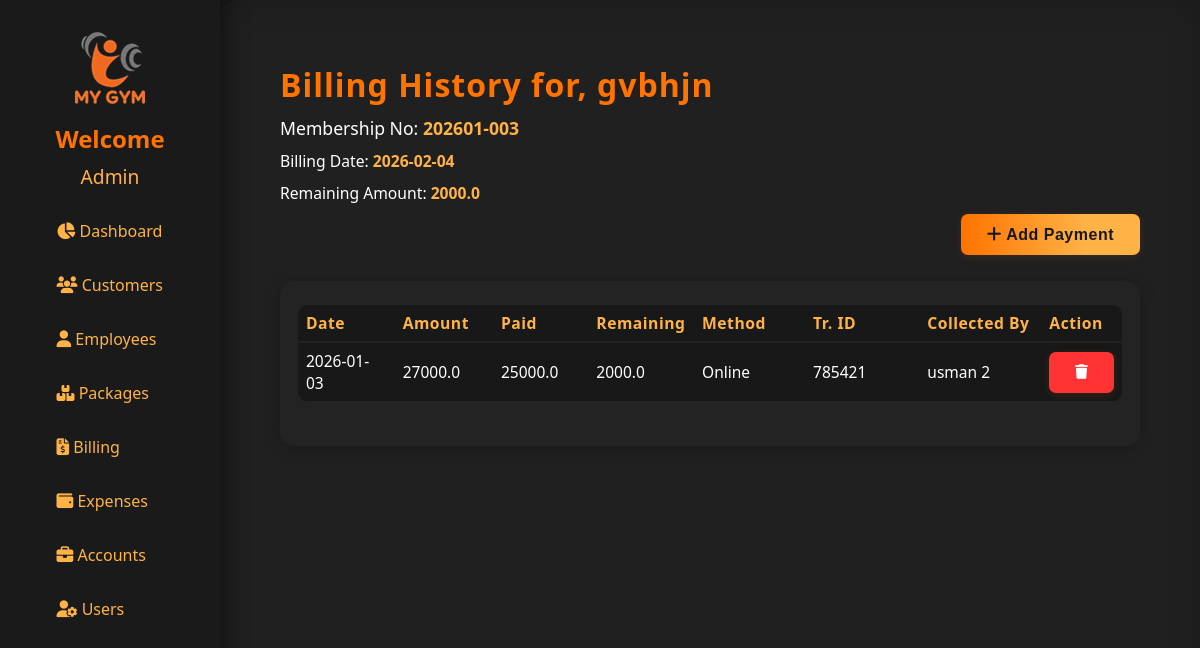
Page /billing_history/09876-5467890-9 (signed in) on the committed database.
### models.py (models this page shows, shortened)
class User(UserMixin, db.Model):
    id = db.Column(db.Integer, primary_key=True)
    username = db.Column(db.String(80), unique=True, nullable=False)
    password_hash = db.Column(db.String(128))
    thumb_id = db.Column(db.String(100))
    role_id = db.Column(db.String(100))

class Customer(db.Model):
    id = db.Column(db.Integer, primary_key=True)
    membership_no = db.Column(db.String(20), unique=True)
    admission_date = db.Column(db.Date)
    type = db.Column(db.String(32))
    package_id = db.Column(db.Integer, db.ForeignKey('packages.id'))
    status = db.Column(db.String(20), default="Not Paid")
    billing_date = db.Column(db.Date)
    name = db.Column(db.String(120), nullable=False)
    email = db.Column(db.String(120))
    father_or_husband = db.Column(db.String(120))
    cnic = db.Column(db.String(20))
    gender = db.Column(db.String(20))
    marital_status = db.Column(db.String(20))
    blood_group = db.Column(db.String(10))
    dob = db.Column(db.Date)
    height = db.Column(db.Float)
    weight = db.Column(db.Float)
    waist = db.Column(db.Float)
    profession = db.Column(db.String(120))
    nationality = db.Column(db.String(50))
    address = db.Column(db.String(200))
    phone = db.Column(db.String(30))
    emergency_contact = db.Column(db.String(30))
    package = db.Column(db.String(50))
    personal_training_time = db.Column(db.String(50))
    trainer = db.Column(db.String(50))
    bmi_test = db.Column(db.String(10))  # 'Yes' or 'No'
    bmi_value = db.Column(db.Float)
    illnesses = db.Column(db.String(200))
    illness_other = db.Column(db.String(100))
    join_reasons = db.Column(db.String(200))
    terms_accepted = db.Column(db.Boolean, default=False)
    thumb_id = db.Column(db.String(100))
    invoices = db.relationship('Invoice', backref='customer', cascade="all, delete-orphan")
    billings = db.relationship('Billing', backref='customer', primaryjoin="Customer.cnic == foreign(Billing.customer_cnic)", cascade="all, delete-orphan")
    billing_histories = db.relationship('BillingHistory', backref='customer', primaryjoin="Customer.cnic == foreign(BillingHistory.customer_cnic)", cascade="all, delete-orphan")

class Billing(db.Model):
    id = db.Column(db.Integer, primary_key=True)
    customer_name = db.Column(db.String(120), nullable=False)
    membership_no = db.Column(db.String(20), nullable=False)
    customer_cnic = db.Column(db.String(20), nullable=False)
    paid_to_be_amount = db.Column(db.Float, nullable=False)
    paid_amount = db.Column(db.Float, nullable=False)
    remaining_amount = db.Column(db.Float, nullable=False)
    payment_collected_by = db.Column(db.String(100), nullable=False)   # Employee name or ID
    payment_date = db.Column(db.DateTime, default=datetime.utcnow, nullable=False)
    payment_method = db.Column(db.String(50), nullable=False)
    transaction_id = db.Column(db.String(50), nullable=True)

class BillingHistory(db.Model):
    id = db.Column(db.Integer, primary_key=True)
    customer_cnic = db.Column(db.String(20), nullable=False)
    customer_name = db.Column(db.String(120), nullable=False)
    membership_no = db.Column(db.String(20), nullable=False)
    amount_to_be_paid = db.Column(db.Float, nullable=False)
    paid_amount = db.Column(db.Float, nullable=False)
    remaining_amount = db.Column(db.Float, nullable=False)
    payment_collected_by = db.Column(db.String(100), nullable=False)
    payment_date = db.Column(db.DateTime, default=datetime.utcnow, nullable=False)
    payment_method = db.Column(db.String(50), nullable=False)
    transaction_id = db.Column(db.String(50), nullable=True)

### app.py (the view)
@app.route('/billing_history/<cnic>', methods=['GET'])
@login_required
def billing_history(cnic):
    customer = Customer.query.filter_by(cnic=cnic).first_or_404()
    employees = Employee.query.all()
    pkg = Packages.query.get(customer.package_id)
    package_price = float(pkg.package_price) if pkg and pkg.package_price else 0
    billing = Billing.query.filter_by(customer_cnic=customer.cnic).order_by(Billing.payment_date.desc()).first()
    previous_remaining = billing.remaining_amount if billing else 0
    current_balance = billing.remaining_amount if billing else 0
    amount_to_be_paid = package_price + previous_remaining
    history = BillingHistory.query.filter_by(customer_cnic=cnic).order_by(BillingHistory.payment_date.desc()).all()
    return render_template(
        'billing_history.html',
        customer=customer,
        history=history,
        employees=employees,
        current_balance=current_balance,
        package_name=pkg.package_name if pkg else '',
        package_price=package_price,
        previous_remaining=previous_remaining,
        amount_to_be_paid=amount_to_be_paid,
    )

### app.py (called while the page is built)
@login_manager.user_loader
def load_user(user_id):
    return db.session.get(User, int(user_id))

### templates/billing_history.html (shortened to what this page needs)
{% extends "base.html" %}
{% block content %}
{% if customer.name|length > 12 %}
  <h1 style="color:#ff7300; letter-spacing:1px; margin-bottom: 10px;" title="{{ customer.name }}">
      Billing History for, {{ customer.name[:12] }}&hellip;
  </h1>
{% else %}
  <h1 style="color:#ff7300; letter-spacing:1px; margin-bottom: 10px;">
      Billing History for, {{ customer.name }}
  </h1>
{% endif %}
<div style="font-size: 1.1em; margin-bottom: 10px; color: #fff;">
    Membership No: <span style="color:#ffb347; font-weight:600;">{{ customer.membership_no }}</span>
</div>
<div style="font-size: 0.98em; margin-bottom: 10px; color: #fff;">
    Billing Date: <span style="color:#ffb347; font-weight:600;">{{ customer.billing_date }}</span>
</div>
<div style="font-size: 0.98em; margin-bottom: 10px; color: #fff;">
    Remaining Amount: <span style="color:#ffb347; font-weight:600;">{{ current_balance }}</span>
</div>
<div style="text-align: right; margin-bottom: 26px;">
  <button class="leet-btn" style="width:auto; padding:12px 26px; font-size:1em;" onclick="openAddPaymentModal()">
      <i class="fa fa-plus"></i> Add Payment
  </button>
</div>
<div class="customers-table-wrap">
    <table class="customers-table" style="font-size: 0.99em;">
    <thead>
        <tr>
            <th style="width: 100px;">Date</th>
            <th style="width: 90px;">Amount</th>
            <th style="width: 90px;">Paid</th>
            <th style="width: 90px;">Remaining</th>
            <th style="width: 110px;">Method</th>
            <th style="width: 120px;">Tr. ID</th>
            <th style="width: 120px;">Collected By</th>
            <th style="width: 70px;">Action</th>
        </tr>
    </thead>
    <tbody class="customers-table-body">
        {% for b in history %}
        <tr>
            <td>{{ b.payment_date.strftime('%Y-%m-%d') }}</td>
            <td>{{ b.amount_to_be_paid }}</td>
            <td>{{ b.paid_amount }}</td>
            <td>{{ b.remaining_amount }}</td>
            <td>{{ b.payment_method }}</td>
            <td>
                {% if b.payment_method == 'Online' and b.transaction_id %}
                    {{ b.transaction_id }}
                {% else %}
                    <span style="color:#aaa;">None</span>
                {% endif %}
            </td>
            <td>
            {% if b.payment_collected_by and b.payment_collected_by|length > 12 %}
                <span title="{{ b.payment_collected_by }}">{{ b.payment_collected_by[:12] }}&hellip;</span>
            {% else %}
                {{ b.payment_collected_by }}
            {% endif %}
            </td>
            <td>
                <form method="POST" action="{{ url_for('delete_billing_history', billing_id=b.id, cnic=customer.cnic) }}" style="display:inline;">
                    <button type="submit" class="leet-btn delete-btn" style="padding: 6px 6px; font-size:0.9em;">
                        <i class="fa fa-trash"></i>
                    </button>
                </form>
            </td>
        </tr>
        {% else %}
        <tr>
            <td colspan="8" style="text-align:center;">No billing history found.</td>
        </tr>
        {% endfor %}
    </tbody>
</table>
</div>
{% endblock %}

### templates/base.html (shortened to what this page needs)
<!DOCTYPE html>
<html lang="en">
<head>
    <link rel="stylesheet" href="{{ url_for('static', filename='style.css') }}">
    <link rel="stylesheet" href="https://cdnjs.cloudflare.com/ajax/libs/font-awesome/6.4.2/css/all.min.css">
</head>
<body>
    {% if not hide_sidebar %}
    <div class="sidebar">
        <img src="{{ url_for('static', filename='logo.png') }}" class="logo-center"/>
        <div class="sidebar-user">
            {% if current_user.is_authenticated %}
                <div style="font-size: 1.5em; color: #ff7300; font-weight: 600;">Welcome</div>
                {% if current_user.username|length > 12 %}
                    <div style="font-size: 1.2em;color: #ffb347;margin-top: 8px;word-break: break-word;text-align: center;"
                        title="{{ current_user.username|capitalize }}">
                        {{ current_user.username[:12]|capitalize }}&hellip;
                    </div>
                {% else %}
                    <div style="font-size: 1.2em;color: #ffb347;margin-top: 8px;word-break: break-word;text-align: center;">
                        {{ current_user.username|capitalize }}
                    </div>
                {% endif %}
            {% else %}
                <div style="font-size: 1.5em; color: #ff7300; font-weight: 600;">Welcome to My Gym</div>
            {% endif %}
        </div>
        <div class="sidebar-nav-scroll scroll-hidden" style="height: 450px;">
            <ul>
                <li><a href="/"><i class="fa fa-chart-pie"></i> Dashboard</a></li>
                <li><a href="/customers"><i class="fa fa-users"></i> Customers</a></li>
                {% if current_user.role_id == '1' %}
                    <li>
                        <a href="{{ url_for('employees') }}">
                            <i class="fa fa-user"></i> Employees
                        </a>
                    </li>
                {% endif %}
                <li>
                    <a href="{{ url_for('packages') }}">
                        <i class="fa-solid fa-boxes-stacked"></i> Packages
                    </a>
                </li>
                <li><a href="/billing"><i class="fa fa-file-invoice-dollar"></i> Billing</a></li>
                <li><a href="/expenses"><i class="fa fa-wallet"></i> Expenses</a></li>
                {% if current_user.role_id == '1' %}
                <li><a href="/accounts"><i class="fa fa-briefcase"></i> Accounts</a></li>
                {% endif %}
                {% if current_user.role_id == '1' %}
                <li><a href="/users"><i class="fa fa-user-cog"></i> Users</a></li>
                {% endif %}
                <li><a href="/attendance"> Attendance</a></li>
            </ul>
        </div>
    </div>
    {% endif %}
    <div class="main-content{% if hide_sidebar %} no-sidebar{% endif %}">
        {% block content %}{% endblock %}
    </div>
</body>
</html>

### static/style.css (style rules this page uses)
body { margin: 0; font-family: 'Segoe UI', Arial, sans-serif; background: #181818; color: #fff; }
.leet-btn { background: linear-gradient(90deg, #ff7300, #ffb347 70%); color: #181818; border: none; font-size: 1.01em; font-weight: 600; padding: 14px 0; width: 100%; margin-top: 0px; border-radius: 7px; cursor: pointer; box-shadow: 0 2px 8px rgba(255,115,0,0.13); letter-spacing: 0.5px; transition: background 0.15s, color 0.15s; }
.sidebar { position: fixed; left: 0; top: 0; width: 220px; height: 100%; background: #1a1a1a; padding: 32px 0 0 0; box-shadow: 2px 0 24px #0006; display: flex; flex-direction: column; align-items: center; z-index: 100; }
.logo-center { display: block; margin: 0 auto 18px auto; max-width: 90px; }
.sidebar ul { list-style: none; padding: 0; width: 100%; }
.sidebar ul li { margin: 0; width: 100%; }
.scroll-hidden { overflow-y: auto; scrollbar-width: none; -ms-overflow-style: none; }
.sidebar ul li a { display: block; color: #ffb347; padding: 14px 36px; font-size: 1em; text-decoration: none; border-radius: 0 20px 20px 0; transition: background 0.18s, color 0.18s; margin-bottom: 4px; }
.main-content { margin-left: 220px; padding: 42px 5vw 32px 5vw; min-height: 100vh; background: #202020; box-shadow: 0 0 32px #0003 inset; border-radius: 18px 0 0 0; }
body, .main-content, .login-container { animation: fadein 0.7s; }
.customers-table-wrap { background: #232323; padding: 24px 18px; border-radius: 14px; box-shadow: 0 2px 18px #0003; overflow-x: auto; }
.customers-table { width: 100%; border-collapse: collapse; color: #fff; background: transparent; font-size: 0.97em; }
.customers-table-body { width: 100%; border-collapse: collapse; color: #fff; background: transparent; font-size: 0.99em; }
.customers-table th, .customers-table td { padding-top: 12px; padding-bottom: 12px; }
.customers-table { width: 100%; border-collapse: collapse; background: #181818; margin-bottom: 20px; border-radius: 10px; overflow: hidden; }
.customers-table th, .customers-table td { padding: 14px 10px; text-align: center; border-bottom: 1px solid #232323; font-size: 1em; }
.customers-table th { background: #232323; color: #ffb347; font-weight: 600; letter-spacing: 0.5px; border-bottom: 2px solid #ff7300; }
.customers-table tbody tr:last-child td { border-bottom: none; }
.customers-table th, .customers-table td { padding: 14px 18px; text-align: left; }
.customers-table th { background: #181818; color: #ffb347; font-weight: 600; letter-spacing: 0.5px; border-bottom: 2px solid #222; }
.customers-table tr { border-bottom: 1.5px solid #252525; transition: background 0.15s; }
.leet-btn { background: linear-gradient(90deg, #ff7300, #ffb347 70%); color: #181818; border: none; font-size: 1.1em; font-weight: 600; padding: 13px 0; width: 100%; border-radius: 7px; cursor: pointer; margin-top: 0px; box-shadow: 0 2px 8px rgba(255,115,0,0.13); letter-spacing: 0.5px; transition: background 0.15s, color 0.15s; }
.leet-btn.delete-btn { background:#ff3333; color:#fff; }
.fa { font-size: 1.05em; }
.customers-table th, .customers-table td { padding: 7px 8px; font-size: 0.99em; vertical-align: middle; }
.leet-btn { height: 41px; font-size: 1.08em; }

### rows in the picture
User: username "Admin"
Customer: name "gvbhjn", membership_no "202601-003", billing_date "2026-02-04"
Billing: remaining_amount "2000.0"
BillingHistory: payment_date "2026-01-03", amount_to_be_paid "27000.0", paid_amount "25000.0", remaining_amount "2000.0", payment_method "Online", transaction_id "785421", payment_collected_by "usman 2"
